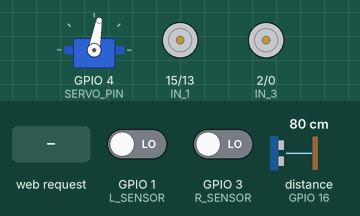
This sketch was run on a simulated ESP8266 (NodeMCU). Parts: servo, motor-driver pin pairs drawn as motors (green arrow = first pin HIGH = forward, orange = second pin HIGH = backward, longer = more drive, scaled by the enable pin). Wiring (inferred from the names in the program): servo: signal GPIO 4. The test bench sets the inputs (shaded band); at power-on: distance to the obstacle (sensor on GPIO 16) 80 cm, GPIO 1 (L_SENSOR) LOW, GPIO 3 (R_SENSOR) LOW. The echo pulse lasts 58.3 µs per cm; servo pulses on a pin are drawn as a servo (544–2400 µs = 0–180°).

Above: at 4.5 s.
4.6 s: HTTP request GET /action?Mode=O received
At 6.4 s:
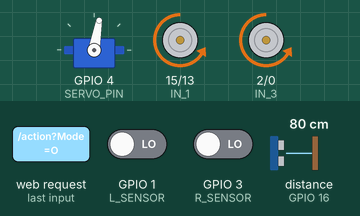
6.7 s: distance to the obstacle (sensor on GPIO 16) set to 18 cm
8.2 s: distance to the obstacle (sensor on GPIO 16) set to 13 cm
At 10.4 s:
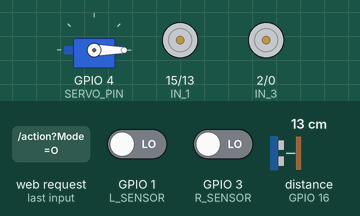
11.2 s: HTTP request GET /action?State=1 received
14.2 s: HTTP request GET /action?Mode=1 received
At 15.3 s:
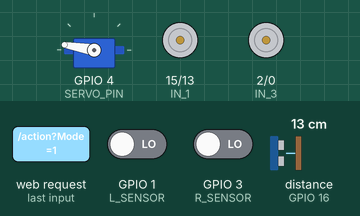
15.7 s: HTTP request GET /action?Mode=L received
At 16.7 s:
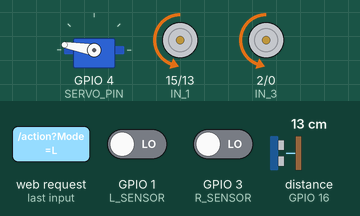
Timing chart, 0 to 18.2 s (numbered marks = the images above; inputs shaded):
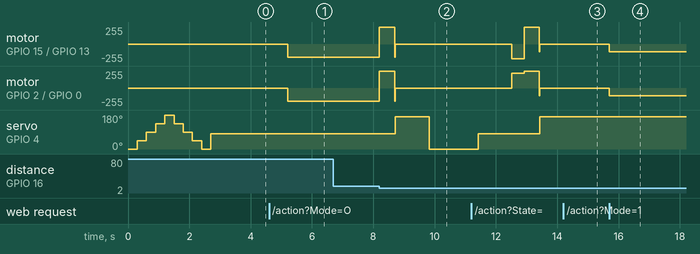

The sketch:

tribot_3.0.ino
```cpp
#include <ESP8266WiFi.h>
#include <ESP8266WebServer.h>

// ============================================
// 1. PIN DEFINITIONS
// ============================================
#define ENA 14        // GPIO14 (D5)
#define ENB 12        // GPIO12 (D6)
#define IN_1 15       // GPIO15 (D8)
#define IN_2 13       // GPIO13 (D7)
#define IN_3 2        // GPIO2 (D4)
#define IN_4 0        // GPIO0 (D3)

#define ECHO 16       // GPIO16 (D0)
#define TRIG 5        // GPIO5 (D1)
#define SERVO_PIN 4   // GPIO4 (D2)
#define L_SENSOR 1    // GPIO1 (TX)
#define R_SENSOR 3    // GPIO3 (RX)

// ============================================
// 2. CONFIGURATION
// ============================================
int speedCar = 800;             // Default Speed (Changed by App Slider)
const int speedCoeff = 3;

// Fixed speeds for specific Obstacle maneuvers (User Request)
const int SPEED_OBSTACLE_BACK = 1023; // Max power to pull away
const int SPEED_OBSTACLE_TURN = 900;  // Fixed for consistent turning angles

// Speed mapping for App Slider (0-9)
const int SPEED_TABLE[] = {430, 470, 540, 610, 680, 750, 820, 890, 960, 1023};

// Mode Flags
bool wifiMode = true; // Default to WiFi
bool obstacleMode = false;
bool lineMode = false;

ESP8266WebServer server(80);

// ============================================
// 3. SMART DELAY (CRITICAL FOR APP)
// ============================================
// Checks for App commands while waiting
bool smartDelay(unsigned long ms) {
  unsigned long start = millis();
  while (millis() - start < ms) {
    server.handleClient();
    // If mode changes, abort delay
    if (!obstacleMode && !lineMode && !wifiMode) return false;
    if (obstacleMode && (wifiMode || lineMode)) return false;
    yield();
  }
  return true;
}

// ============================================
// 4. SERVO FUNCTIONS
// ============================================
// Quick pulse for startup sweep
void servoPulse(int angle) {
  int pulseWidth = map(angle, 0, 180, 500, 2500);
  for(int i=0; i<10; i++) {
    digitalWrite(SERVO_PIN, HIGH);
    delayMicroseconds(pulseWidth);
    digitalWrite(SERVO_PIN, LOW);
    delayMicroseconds(20000 - pulseWidth);
  }
}

// Reliable hold for operations
void setServoAngle(int angle) {
  int pulseWidth = map(angle, 0, 180, 500, 2500);
  for(int j=0; j<3; j++) { // Repeat 3 times for holding torque
    for(int i=0; i<10; i++) {
      digitalWrite(SERVO_PIN, HIGH);
      delayMicroseconds(pulseWidth);
      digitalWrite(SERVO_PIN, LOW);
      delayMicroseconds(20000 - pulseWidth);
    }
  }
}

// Exact sweep from your original code
void servoStartupSweep() {
  servoPulse(0);   delay(100);
  servoPulse(45);  delay(100);
  servoPulse(90);  delay(100);
  servoPulse(135); delay(100);
  servoPulse(180); delay(100);
  servoPulse(135); delay(100);
  servoPulse(90);  delay(100);
  servoPulse(45);  delay(100);
  servoPulse(0);   delay(100);
  setServoAngle(80); // Center
}

// ============================================
// 5. MOTOR FUNCTIONS (SPEED CONTROL INTEGRATED)
// ============================================
void stopRobot() {
  digitalWrite(IN_1, LOW); digitalWrite(IN_2, LOW);
  digitalWrite(IN_3, LOW); digitalWrite(IN_4, LOW);
  analogWrite(ENA, 0); analogWrite(ENB, 0);
}

void goAhead() {
  digitalWrite(IN_1, LOW); digitalWrite(IN_2, HIGH);
  digitalWrite(IN_3, LOW); digitalWrite(IN_4, HIGH);
  // USES APP SLIDER SPEED FOR ALL MODES
  analogWrite(ENA, speedCar);
  analogWrite(ENB, speedCar);
}

void goBack() {
  digitalWrite(IN_1, HIGH); digitalWrite(IN_2, LOW);
  digitalWrite(IN_3, HIGH); digitalWrite(IN_4, LOW);

  if (obstacleMode) {
    // Obstacle uses MAX speed to retreat
    analogWrite(ENA, SPEED_OBSTACLE_BACK);
    analogWrite(ENB, SPEED_OBSTACLE_BACK);
  } else {
    // WiFi/Line uses App speed
    analogWrite(ENA, speedCar);
    analogWrite(ENB, speedCar);
  }
}

void goRight() {
  digitalWrite(IN_1, HIGH); digitalWrite(IN_2, LOW);
  digitalWrite(IN_3, LOW); digitalWrite(IN_4, HIGH);

  if (obstacleMode) {
    // Obstacle uses FIXED speed for accurate angles
    analogWrite(ENA, SPEED_OBSTACLE_TURN);
    analogWrite(ENB, SPEED_OBSTACLE_TURN);
  } else {
    // WiFi/Line uses App speed (overcome friction)
    analogWrite(ENA, speedCar);
    analogWrite(ENB, speedCar);
  }
}

void goLeft() {
  digitalWrite(IN_1, LOW); digitalWrite(IN_2, HIGH);
  digitalWrite(IN_3, HIGH); digitalWrite(IN_4, LOW);

  if (obstacleMode) {
    analogWrite(ENA, SPEED_OBSTACLE_TURN);
    analogWrite(ENB, SPEED_OBSTACLE_TURN);
  } else {
    analogWrite(ENA, speedCar);
    analogWrite(ENB, speedCar);
  }
}

// Diagonal Moves (WiFi Only)
void goAheadRight() {
  digitalWrite(IN_1, LOW); digitalWrite(IN_2, HIGH);
  digitalWrite(IN_3, LOW); digitalWrite(IN_4, HIGH);
  analogWrite(ENA, speedCar/speedCoeff); analogWrite(ENB, speedCar);
}
void goAheadLeft() {
  digitalWrite(IN_1, LOW); digitalWrite(IN_2, HIGH);
  digitalWrite(IN_3, LOW); digitalWrite(IN_4, HIGH);
  analogWrite(ENA, speedCar); analogWrite(ENB, speedCar/speedCoeff);
}
void goBackRight() {
  digitalWrite(IN_1, HIGH); digitalWrite(IN_2, LOW);
  digitalWrite(IN_3, HIGH); digitalWrite(IN_4, LOW);
  analogWrite(ENA, speedCar/speedCoeff); analogWrite(ENB, speedCar);
}
void goBackLeft() {
  digitalWrite(IN_1, HIGH); digitalWrite(IN_2, LOW);
  digitalWrite(IN_3, HIGH); digitalWrite(IN_4, LOW);
  analogWrite(ENA, speedCar); analogWrite(ENB, speedCar/speedCoeff);
}

// ============================================
// 6. SENSORS
// ============================================
int getDistance() {
  digitalWrite(TRIG, LOW); delayMicroseconds(2);
  digitalWrite(TRIG, HIGH); delayMicroseconds(10);
  digitalWrite(TRIG, LOW);
  unsigned long duration = pulseIn(ECHO, HIGH, 30000);
  return (int)(duration * 0.034 / 2);
}

// ============================================
// 7. MODES
// ============================================
void obstacleAvoidingMode() {
  int distance = getDistance();

  if (distance >= 15 || distance == 0) {
    goAhead(); // Uses App Speed
  } else {
    goBack(); // Uses Max Speed
    if(!smartDelay(500)) { stopRobot(); return; }
    stopRobot();

    goAhead(); // Nudge (App Speed)
    delay(15);
    stopRobot();

    // Scan Sequence
    setServoAngle(170);
    if(!smartDelay(500)) { stopRobot(); return; }
    int leftDistance = getDistance();

    setServoAngle(0);
    if(!smartDelay(1000)) { stopRobot(); return; }
    int rightDistance = getDistance();

    setServoAngle(80);
    if(!smartDelay(500)) { stopRobot(); return; }

    // Decision
    if (rightDistance != 0 && leftDistance >= rightDistance) {
      goLeft();
      if(!smartDelay(400)) { stopRobot(); return; }
    } else if (leftDistance != 0 && leftDistance <= rightDistance) {
      goRight();
      if(!smartDelay(400)) { stopRobot(); return; }
    } else if (leftDistance == 0 && rightDistance == 0) {
      goLeft();
      if(!smartDelay(400)) { stopRobot(); return; }
    } else if (rightDistance == 0) {
      goRight();
      if(!smartDelay(400)) { stopRobot(); return; }
    } else if (leftDistance == 0) {
      goLeft();
      if(!smartDelay(400)) { stopRobot(); return; }
    }
    stopRobot();
  }
}

void lineFollowerMode() {
  int l1 = digitalRead(L_SENSOR);
  int r1 = digitalRead(R_SENSOR);

  // Uses App Speed for ALL moves (helps friction)
  if (l1 == 0 && r1 == 0) goAhead();
  else if (l1 == 0 && r1 == 1) goRight();
  else if (l1 == 1 && r1 == 0) goLeft();
  else stopRobot();
}

// ============================================
// 8. APP COMMAND HANDLER
// ============================================
void handleCommand() {
  // A. Mode Selection
  if (server.hasArg("Mode")) {
    String mode = server.arg("Mode");
    wifiMode = false; obstacleMode = false; lineMode = false;
    stopRobot();

    if (mode == "W") wifiMode = true;
    else if (mode == "O") { obstacleMode = true; setServoAngle(80); }
    else if (mode == "L" || mode == "F") lineMode = true;
    // Mode X (Stop) falls through with all flags false

    server.send(200, "text/plain", "OK");
    return;
  }

  // B. Speed & Manual Movement
  if (server.hasArg("State")) {
    String cmd = server.arg("State");
    char c = cmd[0];

    // 1. Update Speed (Applies to ALL modes immediately)
    if (c >= '0' && c <= '9') {
      speedCar = SPEED_TABLE[c - '0'];
      server.send(200, "text/plain", "OK");
      return;
    }

    // 2. WiFi Movement (Only works if wifiMode is active)
    if (wifiMode) {
      if (c == 'S') stopRobot();
      else if (c == 'A') goAhead();
      else if (c == 'B') goBack();
      else if (c == 'L') goLeft();
      else if (c == 'R') goRight();
      else if (c == 'I') goAheadRight();
      else if (c == 'G') goAheadLeft();
      else if (c == 'J') goBackRight();
      else if (c == 'H') goBackLeft();
    }
    server.send(200, "text/plain", "OK");
  } else {
    server.send(200, "text/plain", "OK");
  }
}

void handleRoot() {
  server.send(200, "text/html", "<h1>TriBot Ready</h1>");
}

// ============================================
// 9. SETUP & LOOP
// ============================================
void setup() {
  pinMode(IN_1, OUTPUT); pinMode(IN_2, OUTPUT);
  pinMode(IN_3, OUTPUT); pinMode(IN_4, OUTPUT);
  pinMode(ENA, OUTPUT);  pinMode(ENB, OUTPUT);
  pinMode(SERVO_PIN, OUTPUT);
  pinMode(TRIG, OUTPUT); pinMode(ECHO, INPUT);
  pinMode(L_SENSOR, INPUT); pinMode(R_SENSOR, INPUT);

  analogWriteRange(1023);
  stopRobot();

  // Run the sweep animation
  servoStartupSweep();

  WiFi.mode(WIFI_AP);
  WiFi.softAP("TriBot_WiFi", "12345678");

  server.on("/", handleRoot);
  server.on("/action", handleCommand);
  server.onNotFound(handleCommand);
  server.begin();
}

void loop() {
  server.handleClient();

  if (obstacleMode) obstacleAvoidingMode();
  else if (lineMode) lineFollowerMode();
  // WiFi mode is event-driven inside handleCommand
}
```

Measured:
- the behaviour switches between 16 and 15 cm on distance to the obstacle (sensor on GPIO 16) (found by bisection; images 1 and 2)
- after the input at 4.6 s, motor on GPIO 15 (IN_1) / GPIO 13 (IN_2), motor on GPIO 2 (IN_3) / GPIO 0 (IN_4): stopped → backward 199/255 after 0.61 s
- after the input at 6.7 s, every drawn part: stays the same
- after the input at 8.2 s, motor on GPIO 15 (IN_1) / GPIO 13 (IN_2), motor on GPIO 2 (IN_3) / GPIO 0 (IN_4): backward 199/255 → forward 255/255 at once, → stopped 0.50 s later; servo on GPIO 4 (SERVO_PIN): 80° → 170° after 0.52 s, → 0° 1.1 s later
- after the input at 14.2 s, servo on GPIO 4 (SERVO_PIN): stays 170° (without the input it goes to 0° after 0.34 s)
- after the input at 15.7 s, motor on GPIO 15 (IN_1) / GPIO 13 (IN_2), motor on GPIO 2 (IN_3) / GPIO 0 (IN_4): stopped → backward 117/255 at once
